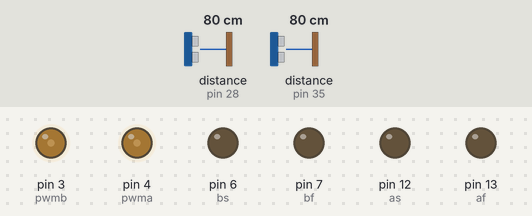
This sketch was run on a simulated Arduino Mega 2560, built with avr-gcc and run on an emulated ATmega2560. Shown: output pins drawn as LEDs (lit = HIGH). Wiring (inferred from the names in the program): 2 × ultrasonic range finder: trigger pin 26, echo pin 28 / trigger pin 37, echo pin 35. Inputs (shaded band) come from the test bench; at power-on: distance to the obstacle (sensors on pin 28, pin 35) 80 cm. The echo pulse lasts 58.3 µs per cm; pins used as bus, display or sensor lines are not drawn; what the sketch prints to the serial monitor is not drawn.

Above: at 1.2 s.
1.3 s: distance to the obstacle (sensor on pin 28) set to 35 cm
4.3 s: distance to the obstacle (sensor on pin 35) set to 2 cm
7.3 s: distance to the obstacle (sensor on pin 28) set to 18 cm
10.3 s: distance to the obstacle (sensor on pin 35) set to 9 cm
Timing chart, 0 to 13.3 s (numbered marks = the images above; inputs shaded):
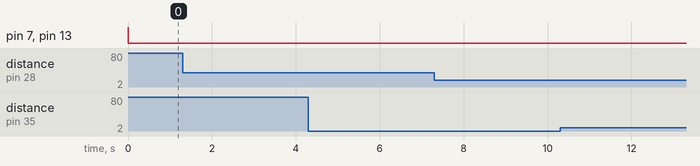

The sketch:

sketch_may15a.ino
```cpp
const int trigPin1 = 37;
const int echoPin1 = 35;
const int trigPin2 = 26;
const int echoPin2 = 28;

const int trigPin3 = 8;
const int echoPin3 = 9;
const int trigPin4 = 42;
const int echoPin4 = 40;


//  const int trig[4] = {37, 26, 8, 42};
//  const int echo[4] = {35, 28, 9, 40};

int af = 13;
int as = 12;
int bf = 7;
int bs = 6;
int pwma = 4;
int pwmb = 3;

const int inter_time = 500;
int time = 0;
int data = 1;

double distance1;
double distance2;

void setup() {
  Serial.begin(9600);
  /*
  for (int i = 0; i < 4; i++){
    pinMode (trig[i], OUTPUT);    //  超音波腳位工作模式 TRIG
    pinMode (echo[i], INPUT);     //  ............... ECHO
  }
  */
  pinMode (trigPin1, OUTPUT);
  pinMode (echoPin1, INPUT);
  pinMode (trigPin2, OUTPUT);
  pinMode (echoPin2, INPUT);
  pinMode (trigPin3, OUTPUT);
  pinMode (echoPin3, INPUT);
  pinMode (trigPin4, OUTPUT);
  pinMode (echoPin4, INPUT);

  //  模塊角位工作模式
  pinMode (af, OUTPUT);
  pinMode (as, OUTPUT);
  pinMode (bf, OUTPUT);
  pinMode (bs, OUTPUT);

  //  馬達初始轉速 (往前), (速度60)
  analogWrite(pwma, 60);
  analogWrite(pwmb, 60);
  digitalWrite(af, HIGH);
  digitalWrite(as, LOW);
  digitalWrite(bf, HIGH);
  digitalWrite(bs, LOW);
}

unsigned long ping1() {
    digitalWrite(trigPin1,HIGH) ; //觸發腳位設定為高電位
    delayMicroseconds(10);   //持續5微秒
    digitalWrite(trigPin1,LOW) ;
    distance1 = pulseIn(echoPin1,HIGH)/58;
    if (distance1 >= 250){
      return 0  ;  // 換算成 cm 並傳回
    }  else return  (distance1);
}


unsigned long ping2() {
    digitalWrite(trigPin2,HIGH) ; //觸發腳位設定為高電位
    delayMicroseconds(10);   //持續5微秒
    digitalWrite(trigPin2,LOW) ;
    distance2 = pulseIn(echoPin2,HIGH)/58;
    if (distance2 >= 250){
      return 0  ;  // 換算成 cm 並傳回
    }  else return  (distance2);
}


void loop() {
    String str1 ="";
    distance1  = ping1()  ;
    distance2  = ping2()  ;
    str1 = " Distance1=" + String(distance1) + "cm , Distance2=" + String(distance2) + " cm" ;
    Serial.println(str1) ;

    //  控制馬達的轉動方式放在這
    if (distance1 <= 100  ||  distance2 <= 100){
        digitalWrite (af, LOW);
        digitalWrite (bf, LOW);
    } else {
        digitalWrite (af, HIGH);
        digitalWrite (bf, HIGH);
      }


    delay(100) ;
}
```

Measured:
- after the input at 1.3 s, every drawn part: stays the same
- after the input at 4.3 s, every drawn part: stays the same
- after the input at 7.3 s, every drawn part: stays the same
- after the input at 10.3 s, every drawn part: stays the same
